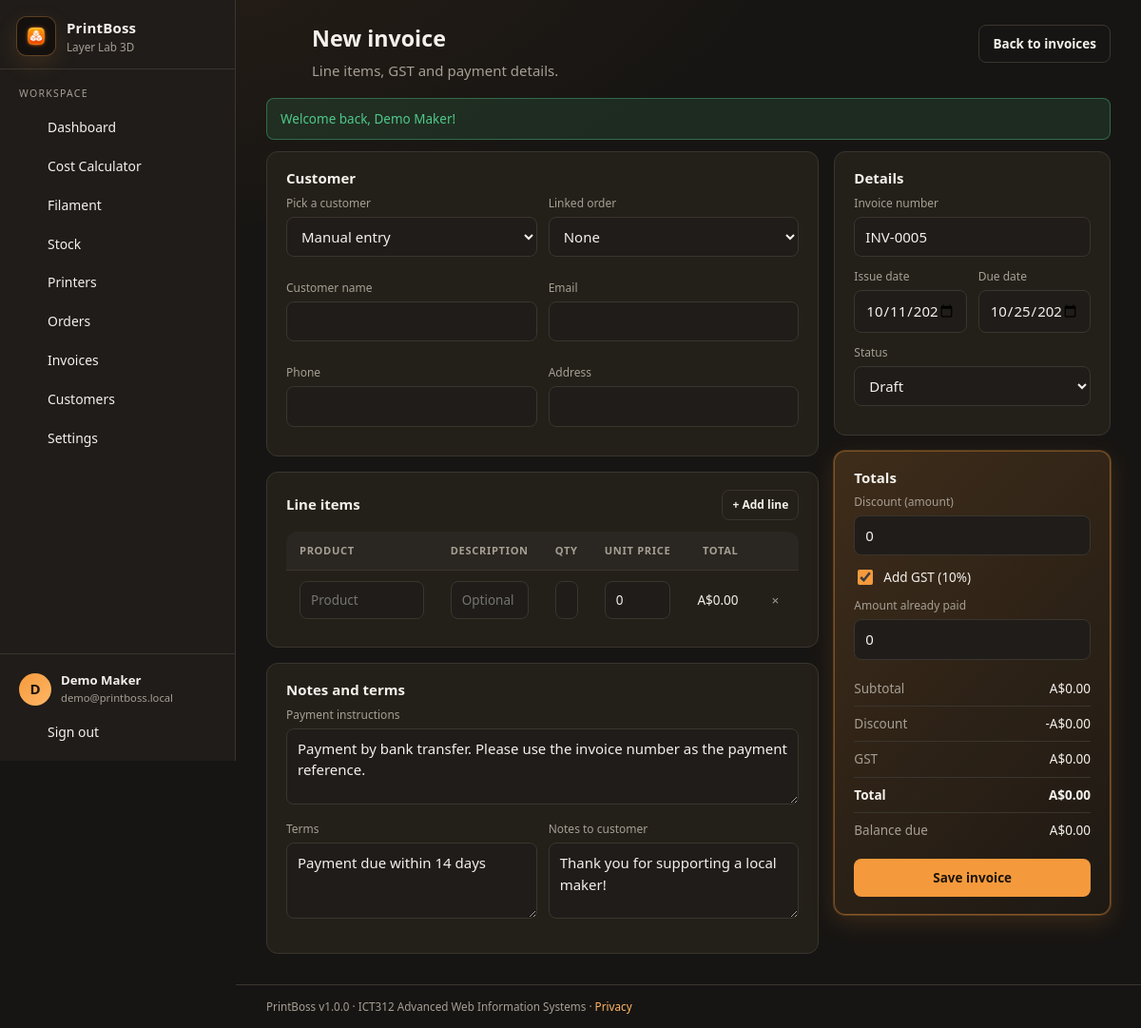
Page /invoice_form.php (signed in) on the committed database.
### tables this page shows
CREATE TABLE profiles (
  id                       INT UNSIGNED NOT NULL AUTO_INCREMENT,
  user_id                  INT UNSIGNED NOT NULL,
  business_name            VARCHAR(120) NOT NULL DEFAULT '',
  business_abn             VARCHAR(20)  NOT NULL DEFAULT '',
  business_email           VARCHAR(190) NOT NULL DEFAULT '',
  business_phone           VARCHAR(40)  NOT NULL DEFAULT '',
  business_address         VARCHAR(255) NOT NULL DEFAULT '',
  country                  VARCHAR(60)  NOT NULL DEFAULT 'Australia',
  currency                 CHAR(3)      NOT NULL DEFAULT 'AUD',
  bank_name                VARCHAR(80)  NOT NULL DEFAULT '',
  bank_account_name        VARCHAR(120) NOT NULL DEFAULT '',
  bank_bsb                 VARCHAR(10)  NOT NULL DEFAULT '',
  bank_account_number      VARCHAR(20)  NOT NULL DEFAULT '',
  invoice_prefix           VARCHAR(10)  NOT NULL DEFAULT 'INV',
  gst_rate                 DECIMAL(5,2) NOT NULL DEFAULT 10.00,
  default_gst_enabled      TINYINT(1)   NOT NULL DEFAULT 1,
  default_payment_terms    VARCHAR(60)  NOT NULL DEFAULT 'Payment due within 14 days',
  default_payment_instructions TEXT NULL,
  default_invoice_notes    TEXT NULL,
  default_electricity_cost DECIMAL(8,4) NOT NULL DEFAULT 0.3000,
  default_labour_rate      DECIMAL(8,2) NOT NULL DEFAULT 25.00,
  default_depreciation_rate DECIMAL(8,2) NOT NULL DEFAULT 0.50,
  default_profit_margin    DECIMAL(5,2) NOT NULL DEFAULT 50.00,
  default_failed_risk      DECIMAL(5,2) NOT NULL DEFAULT 10.00,
  onboarding_completed     TINYINT(1)   NOT NULL DEFAULT 0,
  created_at               DATETIME NOT NULL DEFAULT CURRENT_TIMESTAMP,
  updated_at               DATETIME NOT NULL DEFAULT CURRENT_TIMESTAMP ON UPDATE CURRENT_TIMESTAMP,
  PRIMARY KEY (id),
  UNIQUE KEY uq_profiles_user (user_id),
  CONSTRAINT fk_profiles_user FOREIGN KEY (user_id) REFERENCES users(id) ON DELETE CASCADE
);

CREATE TABLE users (
  id            INT UNSIGNED NOT NULL AUTO_INCREMENT,
  email         VARCHAR(190) NOT NULL,
  password_hash VARCHAR(255) NOT NULL,
  failed_login_attempts INT UNSIGNED NOT NULL DEFAULT 0,
  login_locked_until DATETIME NULL,
  full_name     VARCHAR(120) NOT NULL,
  role          ENUM('user','admin') NOT NULL DEFAULT 'user',
  is_active     TINYINT(1) NOT NULL DEFAULT 1,
  last_login_at DATETIME NULL,
  created_at    DATETIME NOT NULL DEFAULT CURRENT_TIMESTAMP,
  updated_at    DATETIME NOT NULL DEFAULT CURRENT_TIMESTAMP ON UPDATE CURRENT_TIMESTAMP,
  PRIMARY KEY (id),
  UNIQUE KEY uq_users_email (email)
);

### invoice_form.php (the view, shortened to what the rows shown need)
<?php
require_once __DIR__ . '/includes/functions.php';
$user = require_login();
$uid = (int)$user['id'];
$profile = get_profile($uid);
$gstRate = (float)$profile['gst_rate'];
$id = isset($_GET['id']) && ctype_digit((string)$_GET['id']) ? (int)$_GET['id'] : null;
$inv = [
    'id' => null, 'invoice_number' => next_invoice_number($uid, $profile['invoice_prefix']), 'customer_id' => null, 'order_id' => null,
    'customer_name' => '', 'customer_email' => '', 'customer_phone' => '', 'customer_address' => '',
    'status' => 'Draft', 'issue_date' => date('Y-m-d'), 'due_date' => date('Y-m-d', strtotime('+14 days')),
    'discount' => 0, 'gst_enabled' => (int)$profile['default_gst_enabled'], 'amount_paid' => 0,
    'payment_instructions' => $profile['default_payment_instructions'] ?: '', 'terms_conditions' => $profile['default_payment_terms'], 'notes' => $profile['default_invoice_notes'] ?: '',
];
$pageTitle = $id ? 'Edit invoice ' . $inv['invoice_number'] : 'New invoice';
require __DIR__ . '/includes/header.php';
?>
<form method="post" action="<?= BASE_PATH ?>/invoice_form.php<?= $id ? '?id=' . $id : '' ?>" id="invoiceForm" data-currency="<?= e($currency) ?>" data-gst="<?= e($gstRate) ?>">
<div class="grid grid-main">
  <div class="stack">
    <div class="card">
      <div class="table-wrap" style="border:0">
        <table id="lineTable">
          <thead><tr><th style="width:30%">Product</th><th>Description</th><th style="width:90px">Qty</th><th style="width:120px">Unit price</th><th class="right" style="width:110px">Total</th><th style="width:40px"></th></tr></thead>
        </table>
      </div>
    </div>
    <div class="card">
      <div class="field"><label>Payment instructions</label><textarea name="payment_instructions" maxlength="2000"><?= e($inv['payment_instructions']) ?></textarea></div>
      <div class="field-row">
        <div class="field"><label>Terms</label><textarea name="terms_conditions" maxlength="2000"><?= e($inv['terms_conditions']) ?></textarea></div>
        <div class="field"><label>Notes to customer</label><textarea name="notes" maxlength="2000"><?= e($inv['notes']) ?></textarea></div>
      </div>
    </div>
  </div>
  <div class="stack">
    <div class="card card-highlight">
      <h3>Totals</h3>
      <div class="field"><label>Discount (amount)</label><input type="number" name="discount" min="0" step="0.01" value="<?= e($inv['discount']) ?>" data-line></div>
      <label class="check" style="margin-bottom:10px"><input type="checkbox" name="gst_enabled" value="1" <?= (int)$inv['gst_enabled'] ? 'checked' : '' ?> data-line> Add GST (<?= e(rtrim(rtrim(number_format($gstRate, 2), '0'), '.')) ?>%)</label>
      <div class="field"><label>Amount already paid</label><input type="number" name="amount_paid" min="0" step="0.01" value="<?= e($inv['amount_paid']) ?>" data-line></div>
      <ul class="list">
        <li><span class="muted">Subtotal</span><span id="s_subtotal">-</span></li>
        <li><span class="muted">Discount</span><span id="s_discount">-</span></li>
        <li><span class="muted">GST</span><span id="s_gst">-</span></li>
        <li><span class="cell-main">Total</span><span class="cell-main" id="s_total">-</span></li>
        <li><span class="muted">Balance due</span><span id="s_balance">-</span></li>
      </ul>
      <button class="btn btn-block" type="submit" style="margin-top:12px">Save invoice</button>
    </div>
  </div>
</div>
</form>
<?php require __DIR__ . '/includes/footer.php'; ?>

### includes/header.php (shortened to what the rows shown need)
<?php
$profile = $profile ?? get_profile((int)$user['id']);
$currency = $profile['currency'] ?: 'AUD';
?>
<!DOCTYPE html>
<html lang="en">
<head>
<link rel="stylesheet" href="<?= BASE_PATH ?>/assets/css/style.css">
</head>
<body>
<div class="app">
  <aside class="sidebar" id="sidebar">
    <div class="brand">
      <div>
        <div class="brand-name">PrintBoss</div>
        <div class="brand-sub"><?= e($profile['business_name'] ?: '3D Print Manager') ?></div>
      </div>
    </div>
    <div class="sidebar-footer">
      <div class="user-chip">
        <div class="avatar"><?= e(mb_strtoupper(mb_substr($user['full_name'], 0, 1))) ?></div>
        <div class="user-meta"><div class="user-name"><?= e($user['full_name']) ?></div><div class="user-email"><?= e($user['email']) ?></div></div>
      </div>
    </div>
  </aside>
  <main class="main">
    <header class="topbar">
      <div class="page-head">
        <h1 class="page-title"><?= e($pageTitle ?? '') ?></h1>
      </div>
    </header>
    <section class="content">

### rows in the picture
profiles: business_name "Layer Lab 3D", payment_instructions "Payment by bank transfer. Please use the invoice number as the payment reference.", terms_conditions "Payment due within 14 days", notes "Thank you for supporting a local maker!", gst_rate "10"
users: full_name "D", full_name "Demo Maker", email "demo@printboss.local"

### other values in the picture
$label "Dashboard"
$label "Cost Calculator"
$label "Filament"
$label "Stock"
$label "Printers"
$label "Orders"
$label "Invoices"
$label "Customers"
$label "Settings"
$pageTitle "New invoice"
$pageDescription "Line items, GST and payment details."
$flash['text'] "Welcome back, Demo Maker!"
APP_VERSION "1.0.0"
form field status "Draft"
